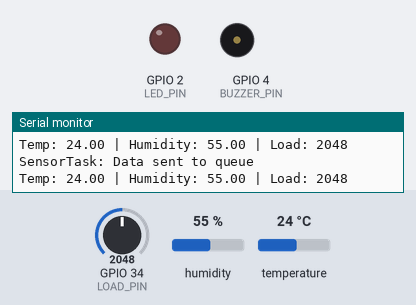
The sketch below on a simulated ESP32. Parts: output pins drawn as LEDs (lit = HIGH), buzzer (waves = sounding, pin HIGH), the last lines printed to the serial monitor. Inputs (shaded band) come from the test bench; at power-on: temperature 24 °C, GPIO 34 (LOAD_PIN) = 2048, humidity 55 %.

Above: at 1.3 s.
1.4 s: temperature set to 29.6 °C
2.9 s: temperature set to 30.5 °C
At 4.2 s:
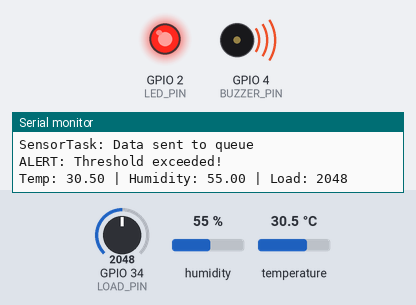
4.5 s: temperature set to 12 °C
At 5.3 s:
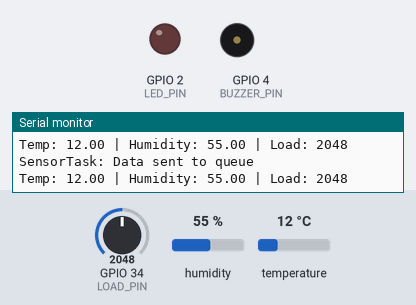
6.1 s: temperature set to 33 °C
At 6.5 s:
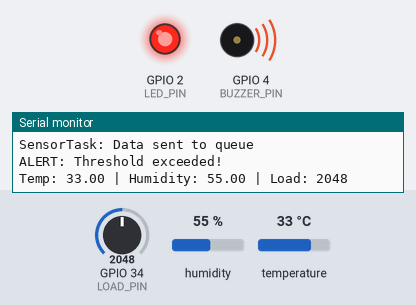
Timing chart, 0 to 8.6 s (numbered marks = the images above; inputs shaded):
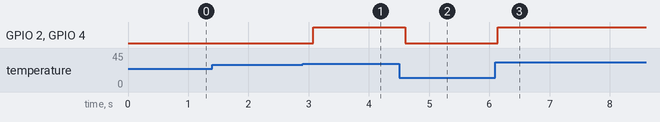

Measured:
- the behaviour switches between 30 and 30.1 °C on temperature (found by bisection; images 0 and 1)
- after the input at 2.9 s, GPIO 2 (LED_PIN), GPIO 4 (BUZZER_PIN): LOW → HIGH after 0.18 s
- after the input at 4.5 s, GPIO 2 (LED_PIN), GPIO 4 (BUZZER_PIN): HIGH → LOW after 0.11 s
- after the input at 6.1 s, GPIO 2 (LED_PIN), GPIO 4 (BUZZER_PIN): LOW → HIGH at once

The sketch:

sketch.ino
```cpp
#include <Arduino.h>
#include <DHTesp.h>

// ============================
// Pin Definitions
// ============================
#define DHT_PIN     15
#define LED_PIN      2
#define BUZZER_PIN   4
#define LOAD_PIN    34   // Analog input from potentiometer

// ============================
// Objects
// ============================
DHTesp dht;

// Structure to store sensor data
struct SensorData {
  float temperature;
  float humidity;
  int loadValue;
};

// Queue handle
QueueHandle_t sensorQueue;

// =====================================================
// TASK 1: Read sensors every 500ms
// =====================================================
void SensorTask(void *parameter) {

  SensorData data;

  while (true) {

    // Read DHT22
    TempAndHumidity values = dht.getTempAndHumidity();

    data.temperature = values.temperature;
    data.humidity    = values.humidity;

    // Read potentiometer (0 to 4095)
    data.loadValue = analogRead(LOAD_PIN);

    // Send data to queue
    xQueueSend(sensorQueue, &data, portMAX_DELAY);

    Serial.println("SensorTask: Data sent to queue");

    // Wait 500 ms
    vTaskDelay(pdMS_TO_TICKS(500));
  }
}

// =====================================================
// TASK 2: Monitor thresholds and activate alarms
// =====================================================
void AlertTask(void *parameter) {

  SensorData receivedData;

  while (true) {

    // Wait until data arrives
    if (xQueueReceive(sensorQueue, &receivedData, portMAX_DELAY)) {

      bool alert = false;

      // Temperature threshold
      if (receivedData.temperature > 30) {
        alert = true;
      }

      // Load threshold
      if (receivedData.loadValue > 3000) {
        alert = true;
      }

      // Activate outputs
      if (alert) {
        digitalWrite(LED_PIN, HIGH);
        digitalWrite(BUZZER_PIN, HIGH);
        Serial.println("ALERT: Threshold exceeded!");
      } else {
        digitalWrite(LED_PIN, LOW);
        digitalWrite(BUZZER_PIN, LOW);
      }

      // Print values
      Serial.print("Temp: ");
      Serial.print(receivedData.temperature);

      Serial.print(" | Humidity: ");
      Serial.print(receivedData.humidity);

      Serial.print(" | Load: ");
      Serial.println(receivedData.loadValue);
    }
  }
}

// =====================================================
// TASK 3: Simulated cloud transmission
// =====================================================
void CloudTask(void *parameter) {

  while (true) {

    Serial.println("CloudTask: Sending data to IoT platform...");

    // Simulate network delay
    vTaskDelay(pdMS_TO_TICKS(3000));
  }
}

// =====================================================
// Setup
// =====================================================
void setup() {

  Serial.begin(115200);

  // Initialize pins
  pinMode(LED_PIN, OUTPUT);
  pinMode(BUZZER_PIN, OUTPUT);

  // Initialize DHT sensor
  dht.setup(DHT_PIN, DHTesp::DHT22);

  // Create queue (5 elements)
  sensorQueue = xQueueCreate(5, sizeof(SensorData));

  // Create tasks
  xTaskCreate(
    SensorTask,
    "Sensor Task",
    2048,
    NULL,
    3,
    NULL
  );

  xTaskCreate(
    AlertTask,
    "Alert Task",
    2048,
    NULL,
    2,
    NULL
  );

  xTaskCreate(
    CloudTask,
    "Cloud Task",
    2048,
    NULL,
    1,
    NULL
  );
}

void loop() {
  // Empty because FreeRTOS handles everything
}
```
